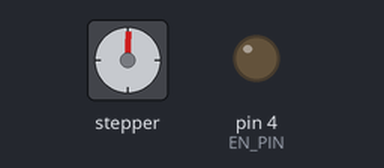
This sketch was run on a simulated Arduino Uno, built with avr-gcc and run on an emulated ATmega328P. On the bench: stepper motor, output pins drawn as LEDs (lit = HIGH). Stepper angles assume 200 steps per turn.

Above: at 0.32 s.
At 9.72 s:
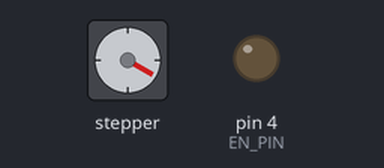
At 19.09 s:
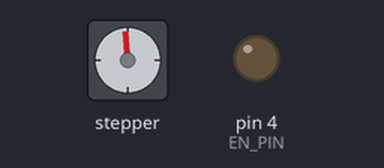
At 39.11 s:
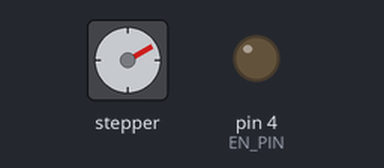
Timing chart, 0 to 40.0 s (numbered marks = the images above):
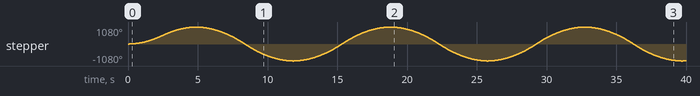

The sketch:

bounce.ino
```cpp
// Bounce example by Mike McCauley (mikem@airspayce.com)
// Make a single stepper bounce from one limit to another

#include <AccelStepper.h>

int DIR_PIN = 2;
int STEP_PIN = 3;
int EN_PIN = 4;

AccelStepper stepper(AccelStepper::DRIVER, STEP_PIN, DIR_PIN);

void setup() {
  // Enable the stepper driver
  pinMode(EN_PIN, OUTPUT);
  digitalWrite(EN_PIN, LOW);

  // Change these to suit your stepper if you want
  stepper.setMaxSpeed(500);
  stepper.setAcceleration(100);
  stepper.moveTo(600);
}

void loop() {

  // If at the end of travel go to the other end
  if (stepper.distanceToGo() == 0)
    stepper.moveTo(-stepper.currentPosition());

  stepper.run();
}
```

Measured:
- by itself, stepper: turns 1080° clockwise in 4.7 s, then 2160° counter-clockwise in 6.9 s, then 2160° clockwise in 6.9 s, then 2160° counter-clockwise in 6.9 s, and so on
